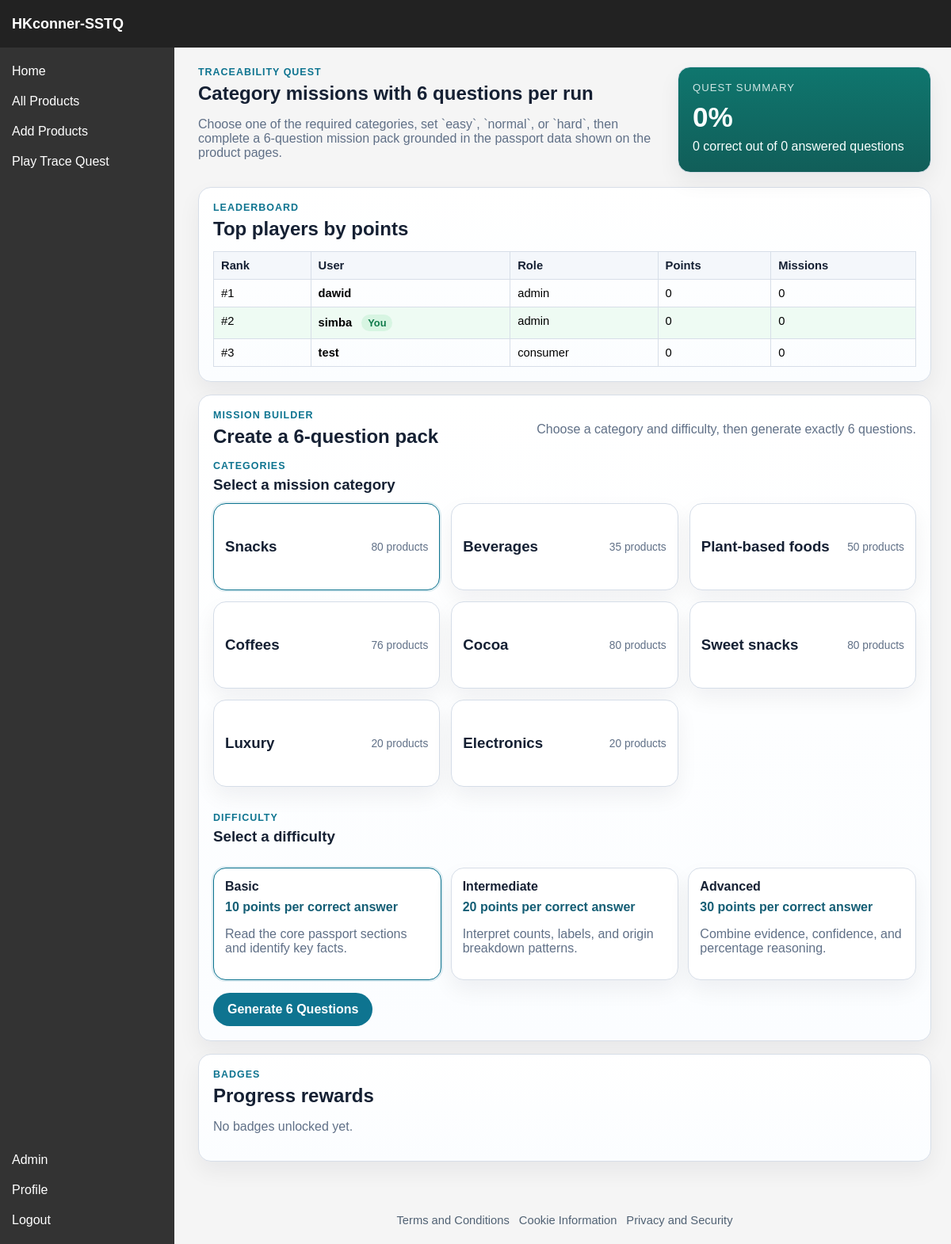
The page /trace_quest (signed in) on the database as committed earlier.
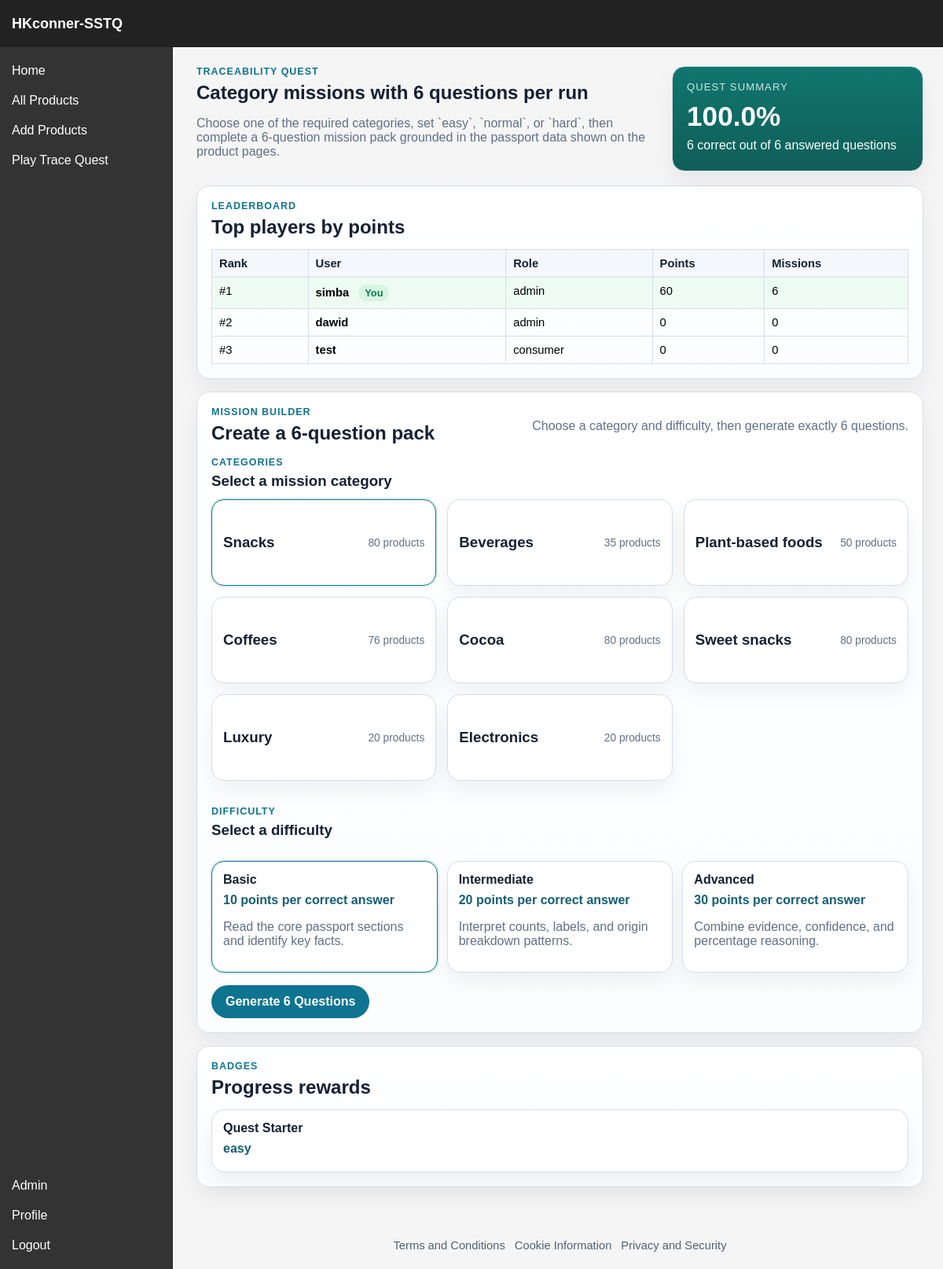
The same page on the database as committed later.
### sstq/models.py (models this page shows, shortened)
class Player(db.Model):
    __tablename__ = "players"
    player_id = db.Column(db.Integer, primary_key=True)
    user_id = db.Column(db.Integer, db.ForeignKey("users.user_id"), unique=True, nullable=False)
    points = db.Column(db.Integer, default=0, nullable=False)
    user = db.relationship("User", backref=db.backref("player", uselist=False))

class User(db.Model, UserMixin):
    __tablename__ = "users"
    user_id = db.Column(db.Integer, primary_key=True)
    username = db.Column(db.String(64), unique=True, nullable=False)
    role = db.Column(db.String(16), default="consumer", nullable=False)
    password_hash = db.Column(db.String(256), nullable=False)
    @property
    def is_verifier(self):
        return self.role == "verifier"
    @property
    def is_admin(self):
        return self.role == "admin"

class Badge(db.Model):
    __tablename__ = "badges"
    badge_id = db.Column(db.Integer, primary_key=True)
    player_id = db.Column(db.Integer, db.ForeignKey("players.player_id"), nullable=False)
    name = db.Column(db.String(128), nullable=False)
    tier = db.Column(db.String(16), nullable=False)
    player = db.relationship("Player", backref="badges")

### sstq/routes/tracequest.py (the view, shortened to what this page needs)
@tracequest_bp.route("/trace_quest", methods=["GET", "POST"])
@login_required
def tracequest():
    player = _ensure_player()
    products = Product.query.order_by(Product.name.asc()).limit(200).all()
    category_cards = _category_cards(products)
    selected_category = request.form.get("mission_category") or request.args.get("category") or MISSION_CATEGORIES[0]["key"]
    if selected_category not in CATEGORY_INDEX:
        selected_category = MISSION_CATEGORIES[0]["key"]
    selected_difficulty = _normalize(request.form.get("difficulty") or request.args.get("difficulty") or "easy")
    if selected_difficulty not in DIFFICULTY_CONFIG:
        selected_difficulty = "easy"
    stats = _mission_stats(player)
    badges = Badge.query.filter_by(player_id=player.player_id).order_by(Badge.badge_id.desc()).all()
    return render_template(
        "tracequest.html",
        player=player,
        stats=stats,
        badges=badges,
        recent_attempts=_recent_attempts(player),
        category_cards=category_cards,
        categories=MISSION_CATEGORIES,
        difficulties=DIFFICULTY_CONFIG,
        selected_category=selected_category,
        selected_difficulty=selected_difficulty,
        leaderboard_rows=_leaderboard_rows(),
    )

### sstq/routes/auth.py (called while the page is built)
@login_manager.user_loader
def load_user(user_id):
    return db.session.get(User, int(user_id))

### sstq/routes/tracequest.py (called while the page is built)
def _ensure_player():
    player = Player.query.filter_by(user_id=current_user.user_id).first()
    if player:
        return player
    player = Player(user_id=current_user.user_id, points=0)
    db.session.add(player)
    db.session.commit()
    return player

def _clean_text(value):
    return str(value or "").strip()

def _normalize(value):
    return _clean_text(value).casefold()

def _split_categories(raw_category):
    return [_clean_text(part) for part in str(raw_category or "").split(",") if _clean_text(part)]

def _category_tokens(product):
    return {_normalize(part) for part in _split_categories(product.category)}

def _matches_category(product, category_key):
    category = CATEGORY_INDEX.get(category_key)
    if not category:
        return False
    return bool(_category_tokens(product) & category["tokens"])

def _products_for_category(products, category_key):
    return [product for product in products if _matches_category(product, category_key)]

def _display_tier(tier):
    return DIFFICULTY_CONFIG.get(LEGACY_TIER_MAP.get(tier, tier), {}).get("label", tier.title())

def _mission_stats(player):
    missions = Mission.query.filter_by(player_id=player.player_id).all()
    correct = sum(
        1
        for mission in missions
        if _normalize(mission.player_answer) == _normalize(mission.answer)
    )
    tier_counts = {"easy": 0, "normal": 0, "hard": 0}
    for mission in missions:
        mapped = LEGACY_TIER_MAP.get(_normalize(mission.tier), "easy")
        tier_counts[mapped] += 1
    total = len(missions)
    return {
        "total": total,
        "correct": correct,
        "accuracy": round((correct / total) * 100, 1) if total else 0,
        "tier_counts": tier_counts,
    }

def _category_cards(products):
    cards = []
    for category in MISSION_CATEGORIES:
        category_products = _products_for_category(products, category["key"])
        cards.append(
            {
                "key": category["key"],
                "label": category["label"],
                "count": len(category_products),
                "sample_names": [product.name for product in category_products[:3]],
            }
        )
    return cards

### sstq/templates/tracequest.html (shortened to what this page needs)
{% extends "base.html" %}
{% block custom_css %}<link rel="stylesheet" href="{{ url_for('static', filename='css/tracequest.css') }}">{% endblock %}
{% block content %}
<section class="quest-page">
    <header class="quest-hero">
        <div>
            <p class="eyebrow">Traceability Quest</p>
            <h1>Category missions with 6 questions per run</h1>
            <p class="intro">Choose one of the required categories, set `easy`, `normal`, or `hard`, then complete a 6-question mission pack grounded in the passport data shown on the product pages.</p>
        </div>
        <article class="hero-card">
            <p class="hero-label">Quest Summary</p>
            <p class="hero-value">{{ stats.accuracy }}%</p>
            <p class="hero-meta">{{ stats.correct }} correct out of {{ stats.total }} answered questions</p>
        </article>
    </header>
    <section class="panel">
        <div class="panel-heading">
            <div>
                <p class="section-kicker">Leaderboard</p>
                <h2>Top players by points</h2>
            </div>
        </div>
        {% if leaderboard_rows %}
            <div class="table-wrap">
                <table>
                    <thead>
                        <tr>
                            <th>Rank</th>
                            <th>User</th>
                            <th>Role</th>
                            <th>Points</th>
                            <th>Missions</th>
                        </tr>
                    </thead>
                    <tbody>
                        {% for row in leaderboard_rows %}
                            <tr {% if row.is_current_user %}class="leaderboard-current-row"{% endif %}>
                                <td>#{{ row.rank }}</td>
                                <td>
                                    <strong>{{ row.username }}</strong>
                                    {% if row.is_current_user %}
                                        <span class="current-user-pill">You</span>
                                    {% endif %}
                                </td>
                                <td>{{ row.role }}</td>
                                <td>{{ row.points }}</td>
                                <td>{{ row.missions }}</td>
                            </tr>
                        {% endfor %}
                    </tbody>
                </table>
            </div>
        {% else %}
            <p class="muted">No leaderboard data yet.</p>
        {% endif %}
    </section>
    <section class="panel">
        <div class="panel-heading">
            <div>
                <p class="section-kicker">Mission Builder</p>
                <h2>Create a 6-question pack</h2>
            </div>
            <p class="muted">Choose a category and difficulty, then generate exactly 6 questions.</p>
        </div>
        <div class="builder-section">
            <div class="builder-copy">
                <p class="section-kicker">Categories</p>
                <h3>Select a mission category</h3>
            </div>
        </div>
        <div class="category-grid">
            {% for category in category_cards %}
                <article class="category-card {% if selected_category == category.key %}selected{% endif %}" data-category-card="{{ category.key }}">
                    <div class="category-card-header">
                        <h3>{{ category.label }}</h3>
                        <span>{{ category.count }} products</span>
                    </div>
                </article>
            {% endfor %}
        </div>
        <form method="POST" class="builder-form">
            <div class="builder-section">
                <div class="builder-copy">
                    <p class="section-kicker">Difficulty</p>
                    <h3>Select a difficulty</h3>
                </div>
            </div>
            <div class="difficulty-hints">
                {% for key, config in difficulties.items() %}
                    <article class="difficulty-card {% if selected_difficulty == key %}selected{% endif %}" data-difficulty-card="{{ key }}">
                        <p class="difficulty-title">{{ config.label }}</p>
                        <p class="difficulty-points">{{ config.points }} points per correct answer</p>
                        <p class="difficulty-text">{{ config.description }}</p>
                    </article>
                {% endfor %}
            </div>
            <button type="submit" class="primary-button">Generate 6 Questions</button>
        </form>
    </section>
    <section class="panel">
        <div class="panel-heading">
            <div>
                <p class="section-kicker">Badges</p>
                <h2>Progress rewards</h2>
            </div>
        </div>
        {% if badges %}
            <div class="badge-grid">
                {% for badge in badges %}
                    <article class="badge-card">
                        <p class="badge-name">{{ badge.name }}</p>
                        <p class="badge-tier">{{ badge.tier }}</p>
                    </article>
                {% endfor %}
            </div>
        {% else %}
            <p class="muted">No badges unlocked yet.</p>
        {% endif %}
    </section>
</section>
{% endblock %}

### sstq/templates/base.html (shortened to what this page needs)
<!DOCTYPE html>
<html lang="en">
<head>
    <link rel="stylesheet" href="{{ url_for('static', filename='css/base.css') }}">
    {% block custom_css %}{% endblock %}
</head>
<body>
    <div class="container">
        <div class="header">
            <div class="logo">
                <a href="{{ url_for('home.home') }}">HKconner-SSTQ</a>
            </div>
        </div>
        <div class="sidebar">
            <div class="sidebar-top">
                <a href="{{ url_for('home.home') }}">Home</a>
                <a href="{{ url_for('product.product') }}">All Products</a>
                {% if current_user.is_authenticated %}
                    {% if current_user.is_verifier or current_user.is_admin %}
                        <a href="{{ url_for('product.product_add') }}">Add Products</a>
                    {% endif %}
                {% endif %}
                <a href="{{ url_for('tracequest.tracequest') }}">Play Trace Quest</a>
            </div>
            <div class="sidebar-middle"></div>
            <div class="sidebar-bottom">
                {% if current_user.is_authenticated %}
                    {% if current_user.is_admin or current_user.is_verifier %}
                        <a href="{{ url_for('admin.admin') }}">Admin</a>
                    {% endif %}
                    <a href="{{ url_for('profile.profile') }}">Profile</a>
                    <a href="{{ url_for('auth.logout') }}">Logout</a>
                {% else %}
                    <a href="{{ url_for('auth.login') }}">Login</a>
                {% endif %}
            </div>
        </div>
        <div class="content">
            {% block content %}{% endblock %}
            <footer class="site-footer">
                <a href="{{ url_for('home.terms') }}">Terms and Conditions</a>
                <a href="{{ url_for('home.cookies') }}">Cookie Information</a>
                <a href="{{ url_for('home.privacy_security') }}">Privacy and Security</a>
            </footer>
        </div>
    </div>
</body>
</html>

### sstq/static/css/base.css (style rules this page uses)
* { box-sizing: border-box; }
body { margin: 0; font-family: Arial, sans-serif; min-height: 100vh; }
.container { display: grid; grid-template-columns: 220px 1fr; grid-template-rows: 60px calc(100vh - 60px); height: 100vh; overflow: hidden; }
.header { grid-column: 1 / 3; display: flex; align-items: center; background-color: #222; color: white; padding: 0 15px; min-height: 60px; }
.logo { margin-right: 20px; }
.logo a { color: white; text-decoration: none; font-weight: bold; font-size: 18px; }
.sidebar { background-color: #333; color: white; padding: 15px; display: flex; flex-direction: column; overflow-y: auto; }
.sidebar-top { display: flex; flex-direction: column; gap: 8px; }
.sidebar-middle { flex-grow: 1; }
.sidebar-bottom { display: flex; flex-direction: column; gap: 8px; }
.sidebar a { display: block; color: white; text-decoration: none; padding: 6px 0; }
.content { padding-left: 20px; padding-right: 15px; overflow-y: auto; background-color: #f5f5f5; }
.site-footer { display: flex; flex-wrap: wrap; gap: 12px; justify-content: center; margin: 10px 0 18px; padding: 14px 12px 4px; color: #5f6b7a; font-size: 0.92rem; }
.site-footer a { color: #516274; text-decoration: none; }

Rows that differ between the two databases and show on the page:
shown differently, row unchanged: User "simba": rank "2" → "1"; points "0" → "60"; missions "0" → "6"; moves up the list
computed for Player "dawid": rank "1" → "2"
added Badge: name "Quest Starter", tier "easy"
Other text that changed with them:
{{ stats.accuracy }}: "0" → "100.0"
{{ stats.correct }}: "0" → "6"
{{ stats.total }}: "0" → "6"
text no longer shown: "No badges unlocked yet."
